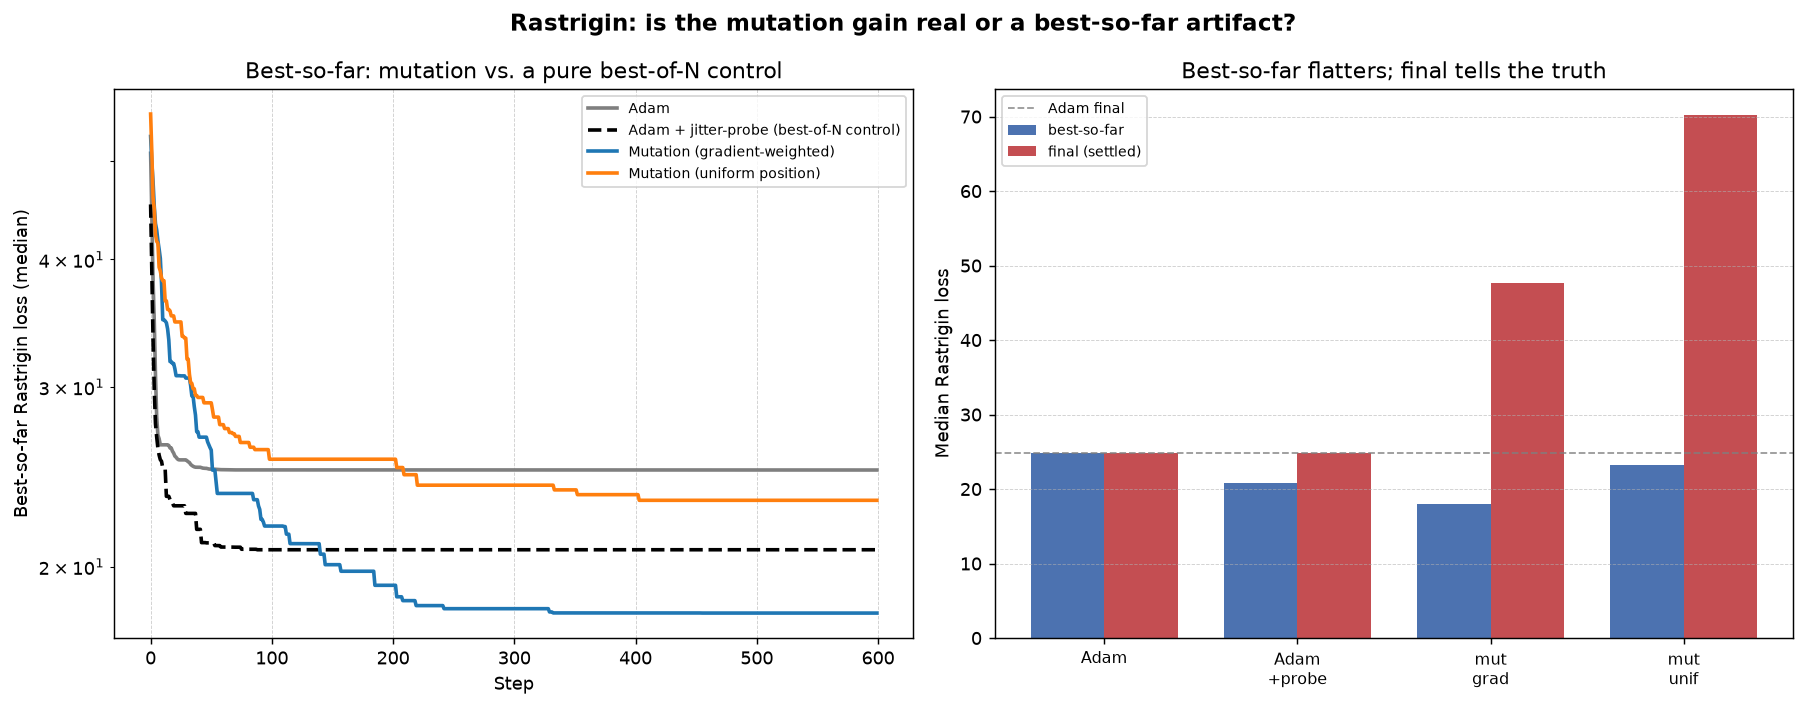

Reproduce this figure in Python.
# %%
"""Was the Rastrigin "improvement" real, or an artifact of best-so-far?

The headline Rastrigin number (see :mod:`.experiment`) reported the **best-so-far**
loss, evaluated at the *mutated* point each step.  That metric is suspect:
injecting noise and keeping the luckiest point you ever pass through is a
"best-of-N-samples" estimator -- more noise means more distinct points visited,
so best-so-far drops almost mechanically, whether or not the noise is useful.
Tellingly, when the *final settled* loss was reported instead, the mutated runs
looked **worse**.

This script disentangles the effect with matched controls, all on the same
Rastrigin task and seeds:

* ``adam``           -- plain Adam.  Best-so-far over its own (smooth) trajectory.
* ``adam_probe``     -- plain Adam trajectory, but at each step we also evaluate a
                        *jittered shadow* of the weights (a uniform-position
                        perturbation, matched in count and magnitude) and let it
                        count toward best-so-far.  Pure best-of-N: extra lucky
                        probes, zero real exploration.
* ``mutate_grad``    -- the actual method: gradient-weighted mutation, committed.
* ``mutate_uniform`` -- identical machinery but positions chosen *uniformly at
                        random* (``weight_by="uniform"``).  Isolates whether the
                        gradient weighting does anything.

For each we report both **best-so-far** (the flattering metric) and **final**
(the settled, deployable iterate).

Run: ``python -m ProbabilisticOptimizers.rastrigin_controls``
"""
import os

import matplotlib

matplotlib.use("Agg")
import matplotlib.pyplot as plt
import numpy as np
import torch

from .mutations import NormalMutator
from .optimizer import ProbabilisticOptimizer

HERE = os.path.dirname(os.path.abspath(__file__))
A = 10.0

# Shared mutation dose (constant -- no annealing, so grad/uniform/probe are
# perfectly matched and the only difference is *where* the noise lands).
STD, NUM_MUT, THRESH, TEMP = 1.0, 3.0, 0.5, 2.0


def rastrigin(x):
    return A * x.numel() + torch.sum(x**2 - A * torch.cos(2 * torch.pi * x))


def _annealer(total_steps, final_frac=0.02):
    """Exponentially anneal the mutator strength, matching :mod:`.experiment`."""
    decay = final_frac ** (1.0 / max(total_steps - 1, 1))
    state = {}

    def hook(opt):
        if "s0" not in state:
            state["s0"] = getattr(opt.mutator, "strength", 1.0)
        opt.mutator.strength = max(opt.mutator.strength * decay, state["s0"] * final_frac)

    return hook


def _prob_opt(weight_by, x, gen, lr=0.05, hook=None):
    base = torch.optim.Adam([x], lr=lr)
    return ProbabilisticOptimizer(
        base, mutator=NormalMutator(std=STD, additive=True),
        threshold=THRESH, num_mutations=NUM_MUT, temperature=TEMP,
        gate="high", weight_by=weight_by, generator=gen, per_step_hook=hook,
    )


def _apply_mutation_clone(x, grad, prob_opt, gen):
    """Return a mutated *copy* of x (x itself is untouched) using prob_opt's rule."""
    xf = x.detach().clone().reshape(-1)
    bern = prob_opt.mutation_probabilities(grad).reshape(-1)
    mask = torch.rand(xf.shape, generator=gen) < bern
    if bool(mask.any()):
        xf[mask] = prob_opt.mutator(xf[mask], grad.reshape(-1)[mask], gen)
    return xf.reshape(x.shape)


def optimize(method, x0, steps, lr, seed):
    gen = torch.Generator().manual_seed(seed + 10_000)
    x = torch.nn.Parameter(x0.clone())

    committed_mut = method in ("mutate_grad", "mutate_uniform")
    weight_by = "grad" if method == "mutate_grad" else "uniform"

    # Mutation magnitude is annealed for every method (matching .experiment), so
    # the committed methods actually settle and the probe stays magnitude-matched.
    anneal = _annealer(steps)
    if committed_mut:
        opt = _prob_opt(weight_by, x, gen, lr=lr, hook=anneal)
        probe = None
    else:
        opt = torch.optim.Adam([x], lr=lr)
        # A uniform-mutation rule used only to build shadow probes for adam_probe;
        # annealed by hand each step to stay matched to the committed methods.
        probe = _prob_opt("uniform", x, gen, lr=lr) if method == "adam_probe" else None

    best = float("inf")
    curve = np.empty(steps)
    for t in range(steps):
        opt.zero_grad()
        loss = rastrigin(x)
        loss.backward()
        grad = x.grad.detach().clone()
        opt.step()  # for mutate_*, this also commits the (annealed) mutation to x

        visited = float(rastrigin(x).detach())  # committed iterate this step
        if method == "adam_probe":
            xs = _apply_mutation_clone(x, grad, probe, gen)
            visited = min(visited, float(rastrigin(xs).detach()))
            anneal(probe)  # keep the probe magnitude in lockstep
        best = min(best, visited)
        curve[t] = best

    with torch.no_grad():
        final = float(rastrigin(x).detach())
    return curve, best, final


def run(dims=3, n_seeds=100, steps=600, lr=0.05):
    methods = ["adam", "adam_probe", "mutate_grad", "mutate_uniform"]
    curves, bests, finals = {}, {}, {}
    for m in methods:
        cc = np.empty((n_seeds, steps))
        bb = np.empty(n_seeds)
        ff = np.empty(n_seeds)
        for s in range(n_seeds):
            g = torch.Generator().manual_seed(s)
            x0 = (torch.rand(dims, generator=g) * 2 - 1) * 5.12
            c, b, f = optimize(m, x0, steps, lr, s)
            cc[s], bb[s], ff[s] = c, b, f
        curves[m], bests[m], finals[m] = cc, bb, ff

    labels = {
        "adam": "Adam",
        "adam_probe": "Adam + jitter-probe (best-of-N control)",
        "mutate_grad": "Mutation (gradient-weighted)",
        "mutate_uniform": "Mutation (uniform position)",
    }
    print(f"\nRastrigin controls  (dims={dims}, seeds={n_seeds}, steps={steps})")
    print("-" * 78)
    print(f"{'method':<42}{'best-so-far':>16}{'final':>16}")
    print("-" * 78)
    for m in methods:
        print(f"{labels[m]:<42}{np.median(bests[m]):>16.2f}{np.median(finals[m]):>16.2f}")
    print("-" * 78)
    print("(medians over seeds; 'best-so-far' = the flattering metric, "
          "'final' = settled iterate)")

    _plot(methods, labels, curves, bests, finals)
    return dict(bests=bests, finals=finals)


def _plot(methods, labels, curves, bests, finals):
    colors = {
        "adam": "#7f7f7f",
        "adam_probe": "#000000",
        "mutate_grad": "#1f77b4",
        "mutate_uniform": "#ff7f0e",
    }
    fig, (ax1, ax2) = plt.subplots(1, 2, figsize=(14, 5.5))

    steps = curves["adam"].shape[1]
    x = np.arange(steps)
    for m in methods:
        med = np.median(curves[m], axis=0)
        ls = "--" if m == "adam_probe" else "-"
        ax1.plot(x, med, label=labels[m], color=colors[m], linewidth=2, linestyle=ls)
    ax1.set_yscale("log")
    ax1.set_xlabel("Step")
    ax1.set_ylabel("Best-so-far Rastrigin loss (median)")
    ax1.set_title("Best-so-far: mutation vs. a pure best-of-N control")
    ax1.legend(fontsize=8)
    ax1.grid(True, linestyle="--", linewidth=0.5, alpha=0.6)

    xpos = np.arange(len(methods))
    w = 0.38
    best_med = [np.median(bests[m]) for m in methods]
    final_med = [np.median(finals[m]) for m in methods]
    ax2.bar(xpos - w / 2, best_med, w, label="best-so-far", color="#4c72b0")
    ax2.bar(xpos + w / 2, final_med, w, label="final (settled)", color="#c44e52")
    ax2.axhline(np.median(finals["adam"]), color="#7f7f7f", linestyle="--",
                linewidth=1, alpha=0.8, label="Adam final")
    ax2.set_xticks(xpos)
    ax2.set_xticklabels(["Adam", "Adam\n+probe", "mut\ngrad", "mut\nunif"], fontsize=9)
    ax2.set_ylabel("Median Rastrigin loss")
    ax2.set_title("Best-so-far flatters; final tells the truth")
    ax2.legend(fontsize=8)
    ax2.grid(True, axis="y", linestyle="--", linewidth=0.5, alpha=0.6)

    fig.suptitle("Rastrigin: is the mutation gain real or a best-so-far artifact?",
                 fontsize=13, fontweight="bold")
    fig.tight_layout()
    out = os.path.join(HERE, "rastrigin_controls.png")
    fig.savefig(out, dpi=130, bbox_inches="tight")
    print(f"Saved plot to {out}")


if __name__ == "__main__":
    torch.manual_seed(0)
    run()
